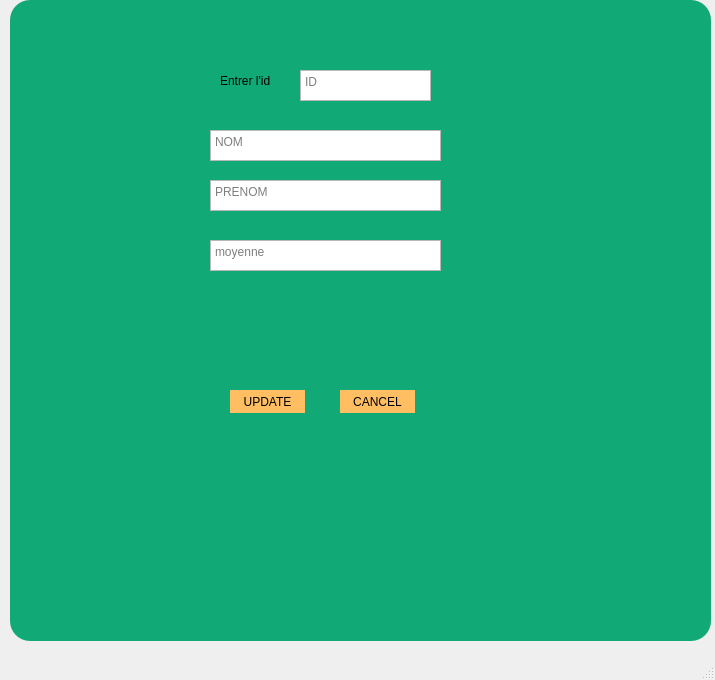
<?xml version="1.0" encoding="UTF-8"?>
<ui version="4.0">
 <class>updateeleveWindow</class>
 <widget class="QMainWindow" name="updateeleveWindow">
  <property name="geometry">
   <rect>
    <x>0</x>
    <y>0</y>
    <width>715</width>
    <height>680</height>
   </rect>
  </property>
  <property name="windowTitle">
   <string>MainWindow</string>
  </property>
  <widget class="QWidget" name="centralwidget">
   <widget class="QGraphicsView" name="graphicsView_2">
    <property name="geometry">
     <rect>
      <x>10</x>
      <y>0</y>
      <width>701</width>
      <height>641</height>
     </rect>
    </property>
    <property name="styleSheet">
     <string notr="true">background-color:rgb(17, 170, 119);
border-radius: 20px;
</string>
    </property>
   </widget>
   <widget class="QTextEdit" name="moyenne">
    <property name="geometry">
     <rect>
      <x>210</x>
      <y>240</y>
      <width>231</width>
      <height>31</height>
     </rect>
    </property>
    <property name="html">
     <string>&lt;!DOCTYPE HTML PUBLIC &quot;-//W3C//DTD HTML 4.0//EN&quot; &quot;http://www.w3.org/TR/REC-html40/strict.dtd&quot;&gt;
&lt;html&gt;&lt;head&gt;&lt;meta name=&quot;qrichtext&quot; content=&quot;1&quot; /&gt;&lt;style type=&quot;text/css&quot;&gt;
p, li { white-space: pre-wrap; }
&lt;/style&gt;&lt;/head&gt;&lt;body style=&quot; font-family:'MS Shell Dlg 2'; font-size:8.25pt; font-weight:400; font-style:normal;&quot;&gt;
&lt;p style=&quot;-qt-paragraph-type:empty; margin-top:0px; margin-bottom:0px; margin-left:0px; margin-right:0px; -qt-block-indent:0; text-indent:0px; font-family:'MS Shell Dlg 2';&quot;&gt;&lt;br /&gt;&lt;/p&gt;&lt;/body&gt;&lt;/html&gt;</string>
    </property>
    <property name="placeholderText">
     <string>moyenne</string>
    </property>
   </widget>
   <widget class="QTextEdit" name="id">
    <property name="geometry">
     <rect>
      <x>300</x>
      <y>70</y>
      <width>131</width>
      <height>31</height>
     </rect>
    </property>
    <property name="styleSheet">
     <string notr="true"/>
    </property>
    <property name="html">
     <string>&lt;!DOCTYPE HTML PUBLIC &quot;-//W3C//DTD HTML 4.0//EN&quot; &quot;http://www.w3.org/TR/REC-html40/strict.dtd&quot;&gt;
&lt;html&gt;&lt;head&gt;&lt;meta name=&quot;qrichtext&quot; content=&quot;1&quot; /&gt;&lt;style type=&quot;text/css&quot;&gt;
p, li { white-space: pre-wrap; }
&lt;/style&gt;&lt;/head&gt;&lt;body style=&quot; font-family:'MS Shell Dlg 2'; font-size:8.25pt; font-weight:400; font-style:normal;&quot;&gt;
&lt;p style=&quot;-qt-paragraph-type:empty; margin-top:0px; margin-bottom:0px; margin-left:0px; margin-right:0px; -qt-block-indent:0; text-indent:0px; font-family:'MS Shell Dlg 2';&quot;&gt;&lt;br /&gt;&lt;/p&gt;&lt;/body&gt;&lt;/html&gt;</string>
    </property>
    <property name="placeholderText">
     <string>ID</string>
    </property>
   </widget>
   <widget class="QTextEdit" name="nom">
    <property name="geometry">
     <rect>
      <x>210</x>
      <y>130</y>
      <width>231</width>
      <height>31</height>
     </rect>
    </property>
    <property name="styleSheet">
     <string notr="true"/>
    </property>
    <property name="html">
     <string>&lt;!DOCTYPE HTML PUBLIC &quot;-//W3C//DTD HTML 4.0//EN&quot; &quot;http://www.w3.org/TR/REC-html40/strict.dtd&quot;&gt;
&lt;html&gt;&lt;head&gt;&lt;meta name=&quot;qrichtext&quot; content=&quot;1&quot; /&gt;&lt;style type=&quot;text/css&quot;&gt;
p, li { white-space: pre-wrap; }
&lt;/style&gt;&lt;/head&gt;&lt;body style=&quot; font-family:'MS Shell Dlg 2'; font-size:8.25pt; font-weight:400; font-style:normal;&quot;&gt;
&lt;p style=&quot;-qt-paragraph-type:empty; margin-top:0px; margin-bottom:0px; margin-left:0px; margin-right:0px; -qt-block-indent:0; text-indent:0px; font-family:'MS Shell Dlg 2';&quot;&gt;&lt;br /&gt;&lt;/p&gt;&lt;/body&gt;&lt;/html&gt;</string>
    </property>
    <property name="placeholderText">
     <string>NOM</string>
    </property>
   </widget>
   <widget class="QTextEdit" name="prenom">
    <property name="geometry">
     <rect>
      <x>210</x>
      <y>180</y>
      <width>231</width>
      <height>31</height>
     </rect>
    </property>
    <property name="html">
     <string>&lt;!DOCTYPE HTML PUBLIC &quot;-//W3C//DTD HTML 4.0//EN&quot; &quot;http://www.w3.org/TR/REC-html40/strict.dtd&quot;&gt;
&lt;html&gt;&lt;head&gt;&lt;meta name=&quot;qrichtext&quot; content=&quot;1&quot; /&gt;&lt;style type=&quot;text/css&quot;&gt;
p, li { white-space: pre-wrap; }
&lt;/style&gt;&lt;/head&gt;&lt;body style=&quot; font-family:'MS Shell Dlg 2'; font-size:8.25pt; font-weight:400; font-style:normal;&quot;&gt;
&lt;p style=&quot;-qt-paragraph-type:empty; margin-top:0px; margin-bottom:0px; margin-left:0px; margin-right:0px; -qt-block-indent:0; text-indent:0px; font-family:'MS Shell Dlg 2';&quot;&gt;&lt;br /&gt;&lt;/p&gt;&lt;/body&gt;&lt;/html&gt;</string>
    </property>
    <property name="placeholderText">
     <string>PRENOM</string>
    </property>
   </widget>
   <widget class="QPushButton" name="pushButton">
    <property name="geometry">
     <rect>
      <x>230</x>
      <y>390</y>
      <width>75</width>
      <height>23</height>
     </rect>
    </property>
    <property name="styleSheet">
     <string notr="true">#pushButton{

border-radius:20px;


background-color: #ffbe62
}

#pushButton:hover{
border-radius:20px;
font: 10pt 'Century Gothic';
background:#ffffff;


}</string>
    </property>
    <property name="text">
     <string>UPDATE</string>
    </property>
   </widget>
   <widget class="QPushButton" name="pushButton_2">
    <property name="geometry">
     <rect>
      <x>340</x>
      <y>390</y>
      <width>75</width>
      <height>23</height>
     </rect>
    </property>
    <property name="styleSheet">
     <string notr="true">#pushButton_2{

border-radius:20px;


background-color: #ffbe62
}

#pushButton_2:hover{
border-radius:20px;
font: 10pt 'Century Gothic';
background:#ffffff;


}</string>
    </property>
    <property name="text">
     <string>CANCEL</string>
    </property>
   </widget>
   <widget class="QLabel" name="label_2">
    <property name="geometry">
     <rect>
      <x>220</x>
      <y>70</y>
      <width>111</width>
      <height>21</height>
     </rect>
    </property>
    <property name="text">
     <string>Entrer l'id</string>
    </property>
   </widget>
  </widget>
  <widget class="QMenuBar" name="menubar">
   <property name="geometry">
    <rect>
     <x>0</x>
     <y>0</y>
     <width>715</width>
     <height>22</height>
    </rect>
   </property>
  </widget>
  <widget class="QStatusBar" name="statusbar"/>
 </widget>
 <resources/>
 <connections/>
</ui>
